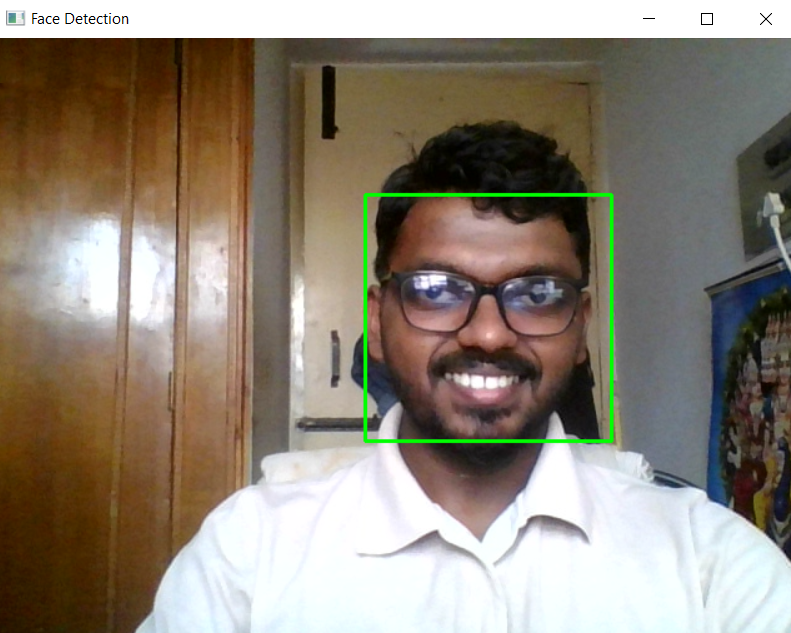
#> input picture images/Face_detection.png, 791 x 633 px, given in place of the camera
$ python faceDetection.py
#> lines starting #> are read from the running program, lines starting #| are printed output that depends on the picture; after the words box and inside, x2 and y2 are one past the last pixel; in counts of white or black regions, pixels touching at a corner belong together
# Importing the necessary module which is Opencv
import cv2 as cv
# Creating a cascade classifier object by passing the required path containg the haar cascades .xml files
face_cascade = cv.CascadeClassifier('haarcascade_frontalface_default.xml')

# Checks whether the path and cascade classifier was loaded correctly
test = face_cascade.load('haarcascade_frontalface_default.xml')

print(test)

if not face_cascade.empty():	# if the casecade object is not empty then continue with the processing
	#print(face_cascade.empty())
	img = cv.VideoCapture(0)	# Captures the video from the webcam/to load a video pass the video path
	while True:
		ret,frame = img.read()	# retrieves frames one by one from the webcam
#> frame is the input picture: shape (633, 791, 3); mean B, G, R 118.5, 132, 141.7
		# ret is a flag which indicates whether the frame was retreived correctly
		frame = cv.flip(frame, 1)
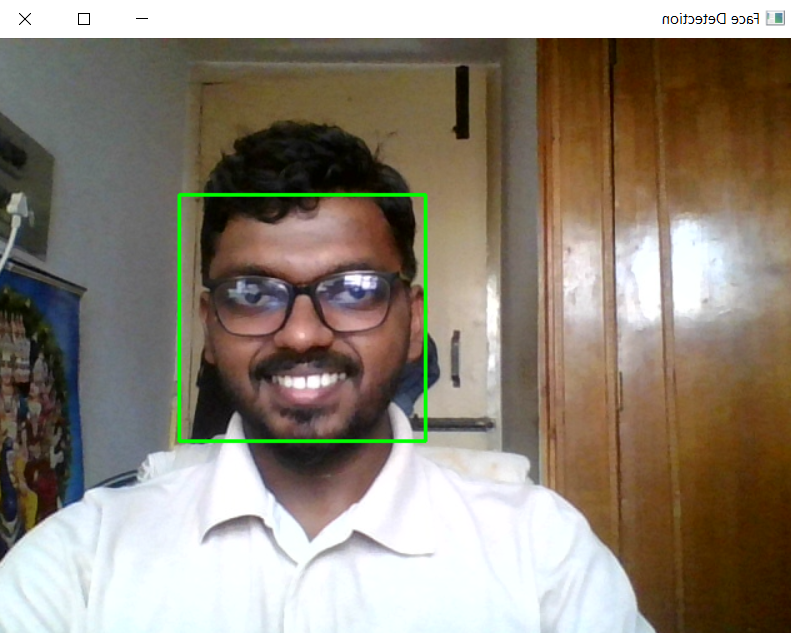
#> frame: shape (633, 791, 3); mean B, G, R 118.5, 132, 141.7
		gray = cv.cvtColor(frame,cv.COLOR_BGR2GRAY)		# converts the rgb/bgr frame to gray for processing purposes
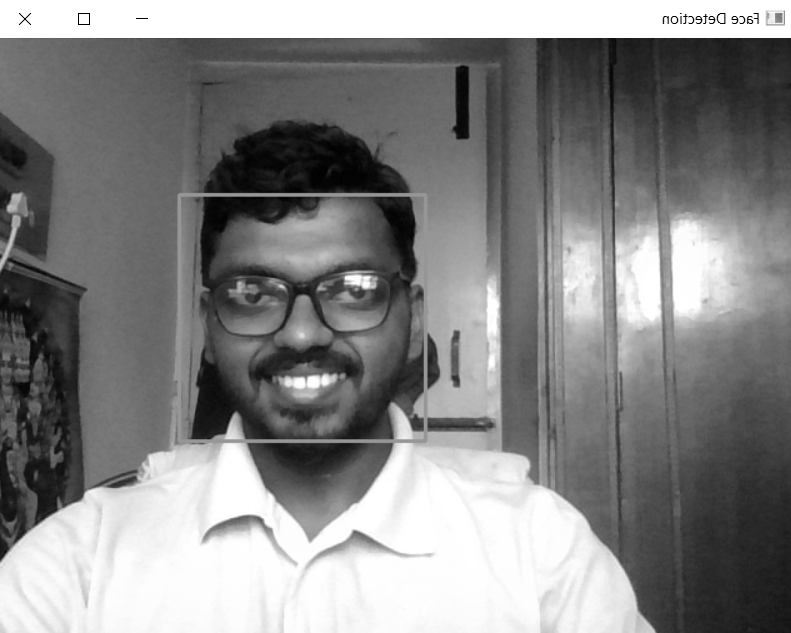
#> gray: shape (633, 791); min 0, max 255, mean 133.3

		blured = cv.GaussianBlur(gray,(5,5),cv.BORDER_DEFAULT)	# blurs the gray image to improve detection

		faces = face_cascade.detectMultiScale(blured,1.2,9)		# returns the detected faces as rectangle co-ordinates
#> faces = [[189, 201, 228, 228]]

		for (x,y,w,h) in faces:
			cv.rectangle(frame, (x, y), (x + w, y + h), (0, 255, 0), 2)		# Draws retangle on the detected faces
#> this loop made 1 pass
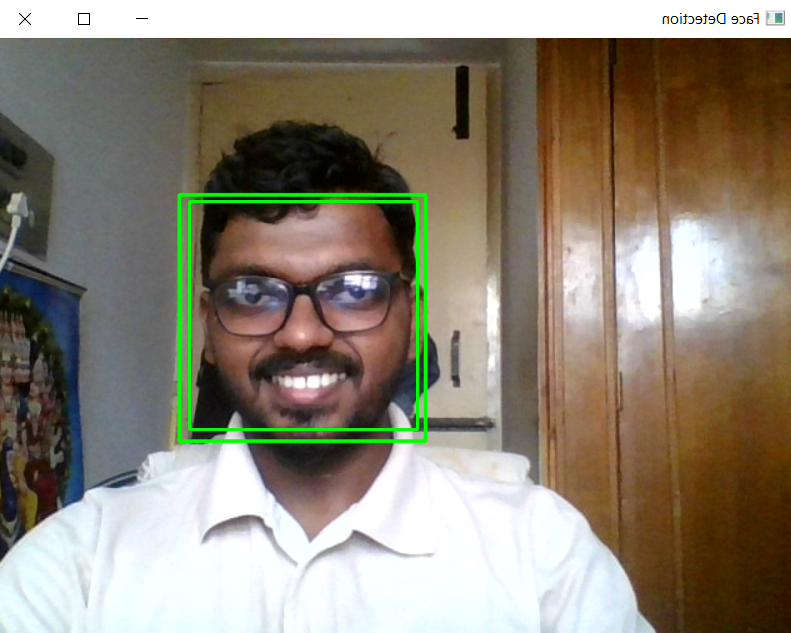
#> frame: shape (633, 791, 3); 0.55% of pixels changed, all inside (x1, y1, x2, y2) = (188, 200, 419, 431)

		cv.imshow('Face Detection',frame)

		k = cv.waitKey(20) & 0xff
#> (key Esc is pressed here)
		if k==27:
			break
	img.release()
	cv.destroyAllWindows()
